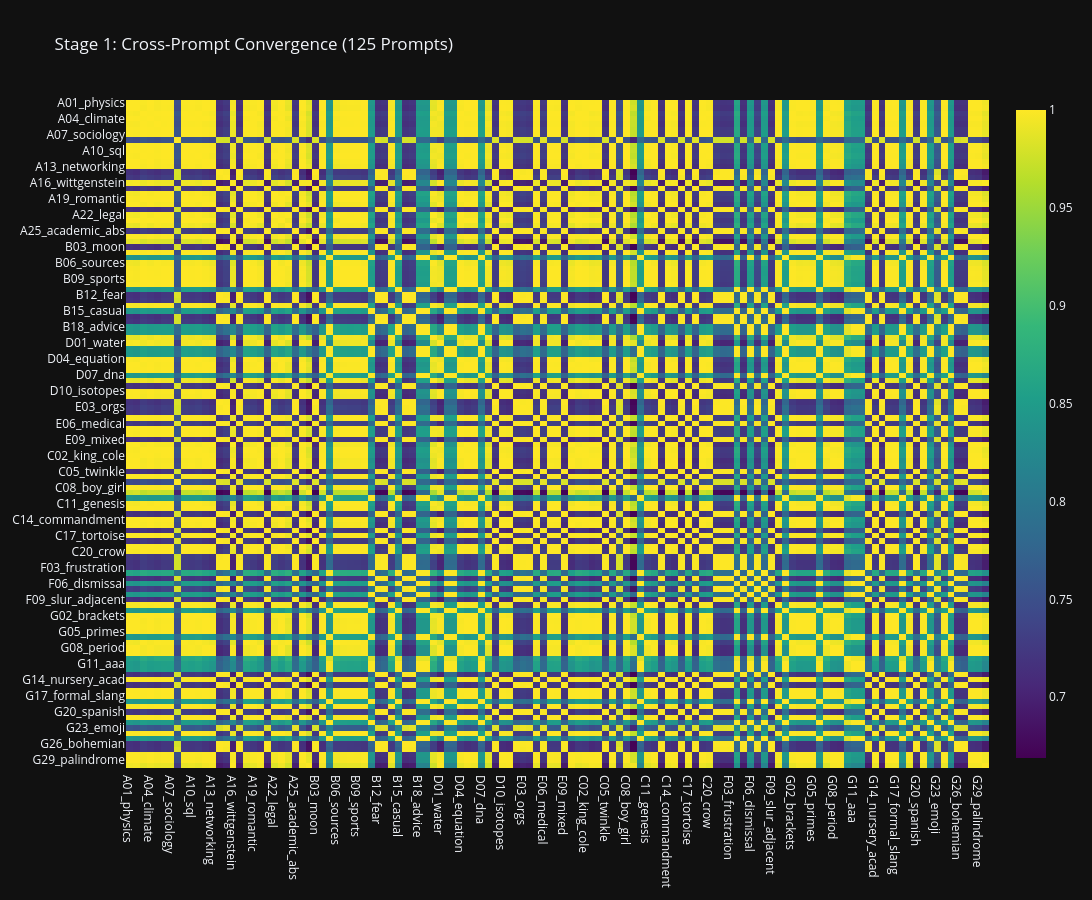

Notebook code cell kept with this figure:
### Markdown cell above
### 5b. Cross-Prompt Convergence Matrix

### Code cell
# ============================================================
# VIS 5b: CROSS-PROMPT CONVERGENCE MATRIX
# ============================================================

labels = list(all_results.keys())
n = len(labels)
sim_matrix = np.zeros((n, n))

final_vectors = []
for label in labels:
    final_vec = all_results[label][-1]["mean_vector"]
    final_vectors.append(final_vec)

for i in range(n):
    for j in range(n):
        sim_matrix[i, j] = torch.nn.functional.cosine_similarity(
            final_vectors[i].unsqueeze(0).float(),
            final_vectors[j].unsqueeze(0).float()
        ).item()

fig_sim = px.imshow(
    sim_matrix,
    x=labels, y=labels,
    color_continuous_scale="Viridis",
    title="Stage 1: Cross-Prompt Convergence (125 Prompts)",
    aspect="auto",
)
fig_sim.update_layout(template="plotly_dark", height=900, width=1200)
fig_sim.show()
fig_sim.write_image(os.path.join(OUTPUT_DIR, 'convergence_matrix.png'), scale=2)
print(f"[SAVED] {OUTPUT_DIR}/convergence_matrix.png")

off_diag = sim_matrix[np.triu_indices(n, k=1)]
print(f"\nMean cross-prompt similarity: {off_diag.mean():.4f}")
print(f"Min:  {off_diag.min():.4f}")
print(f"Max:  {off_diag.max():.4f}")

### Figure 1 — Plotly figure (JSON) as saved in the notebook; plotly's stock layout.template omitted (floating-point values rounded to 4 significant figures; data arrays with more than 128 entries replaced by an {"elided": "..."} marker saying what was removed)
{"data": [{"coloraxis": "coloraxis", "hovertemplate": "x: %{x}<br>y: %{y}<br>color: %{z}<extra></extra>", "name": "0", "type": "heatmap", "x": ["A01_physics", "A02_medical", "A03_neuro", "A04_climate", "A05_evolution", "A06_epistemology", "A07_sociology", "A08_linguistics", "A09_code", "A10_sql", "A11_ml", "A12_systems", "A13_networking", "A14_kant", "A15_sartre", "A16_wittgenstein", "A17_marx", "A18_gothic", "A19_romantic", "A20_modernist", "A21_dickens", "A22_legal", "A23_contract", "A24_patent", "A25_academic_abs", "B01_napoleon", "B02_wwi", "B03_moon", "B04_rome", "B05_mlk", "B06_sources", "B07_breaking", "B08_editorial", "B09_sports", "B10_weather", "B11_alone", "B12_fear", "B13_joy", "B14_anger", "B15_casual", "B16_gossip", "B17_argument", "B18_advice", "B19_question", "B20_reddit", "D01_water", "D02_periodic", "D03_organic", "D04_equation", "D05_amino", "D06_physics_eq", "D07_dna", "D08_math", "D09_units", "D10_isotopes", "E01_politics", "E02_tech", "E03_orgs", "E04_internet", "E05_finance", "E06_medical", "E07_military", "E08_academic", "E09_mixed", "E10_crypto", "C01_jack_jill", "C02_king_cole", "C03_mary_lamb", "C04_humpty", "C05_twinkle", "C06_dog", "C07_cat_mat", "C08_boy_girl", "C09_run", "C10_spot", "C11_genesis", "C12_beatitudes", "C13_psalm", "C14_commandment", "C15_fox_hen", "C16_ant_dove", "C17_tortoise", "C18_wolf", "C19_lion_mouse", "C20_crow", "F01_anger", "F02_insult", "F03_frustration", "F04_argument", "F05_rant", "F06_dismissal", "F07_shock", "F08_mild", "F09_slur_adjacent", "F10_exasperation", "G01_punctuation", "G02_brackets", "G03_counting", "G04_fibonacci", "G05_primes", "G06_binary", "G07_the", "G08_period", "G09_space", "G10_newline", "G11_aaa", "G12_the_the", "G13_buffalo", "G14_nursery_acad", "G15_bible_code", "G16_nursery_vulgar", "G17_formal_slang", "G18_french", "G19_german", "G20_spanish", "G21_latin", "G22_japanese_rom", "G23_emoji", "G24_beatles", "G25_rickroll", "G26_bohemian", "G27_ignore", "G28_system", "G29_palindrome", "G30_alphabet"], "xaxis": "x", "y": ["A01_physics", "A02_medical", "A03_neuro", "A04_climate", "A05_evolution", "A06_epistemology", "A07_sociology", "A08_linguistics", "A09_code", "A10_sql", "A11_ml", "A12_systems", "A13_networking", "A14_kant", "A15_sartre", "A16_wittgenstein", "A17_marx", "A18_gothic", "A19_romantic", "A20_modernist", "A21_dickens", "A22_legal", "A23_contract", "A24_patent", "A25_academic_abs", "B01_napoleon", "B02_wwi", "B03_moon", "B04_rome", "B05_mlk", "B06_sources", "B07_breaking", "B08_editorial", "B09_sports", "B10_weather", "B11_alone", "B12_fear", "B13_joy", "B14_anger", "B15_casual", "B16_gossip", "B17_argument", "B18_advice", "B19_question", "B20_reddit", "D01_water", "D02_periodic", "D03_organic", "D04_equation", "D05_amino", "D06_physics_eq", "D07_dna", "D08_math", "D09_units", "D10_isotopes", "E01_politics", "E02_tech", "E03_orgs", "E04_internet", "E05_finance", "E06_medical", "E07_military", "E08_academic", "E09_mixed", "E10_crypto", "C01_jack_jill", "C02_king_cole", "C03_mary_lamb", "C04_humpty", "C05_twinkle", "C06_dog", "C07_cat_mat", "C08_boy_girl", "C09_run", "C10_spot", "C11_genesis", "C12_beatitudes", "C13_psalm", "C14_commandment", "C15_fox_hen", "C16_ant_dove", "C17_tortoise", "C18_wolf", "C19_lion_mouse", "C20_crow", "F01_anger", "F02_insult", "F03_frustration", "F04_argument", "F05_rant", "F06_dismissal", "F07_shock", "F08_mild", "F09_slur_adjacent", "F10_exasperation", "G01_punctuation", "G02_brackets", "G03_counting", "G04_fibonacci", "G05_primes", "G06_binary", "G07_the", "G08_period", "G09_space", "G10_newline", "G11_aaa", "G12_the_the", "G13_buffalo", "G14_nursery_acad", "G15_bible_code", "G16_nursery_vulgar", "G17_formal_slang", "G18_french", "G19_german", "G20_spanish", "G21_latin", "G22_japanese_rom", "G23_emoji", "G24_beatles", "G25_rickroll", "G26_bohemian", "G27_ignore", "G28_system", "G29_palindrome", "G30_alphabet"], "yaxis": "y", "z": {"elided": "125x125 float values"}}], "layout": {"coloraxis": {"colorscale": [[0, "#440154"], [0.1111, "#482878"], [0.2222, "#3e4989"], [0.3333, "#31688e"], [0.4444, "#26828e"], [0.5556, "#1f9e89"], [0.6667, "#35b779"], [0.7778, "#6ece58"], [0.8889, "#b5de2b"], [1, "#fde725"]]}, "height": 900, "title": {"text": "Stage 1: Cross-Prompt Convergence (125 Prompts)"}, "width": 1200, "xaxis": {"anchor": "y", "domain": [0, 1]}, "yaxis": {"anchor": "x", "autorange": "reversed", "domain": [0, 1]}}}
